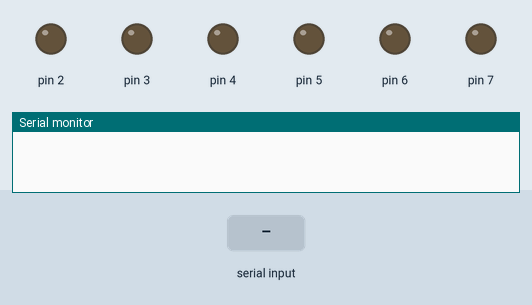
Simulated run of this sketch. Board: Arduino Uno, built with avr-gcc and run on an emulated ATmega328P. Parts: output pins drawn as LEDs (lit = HIGH), the last lines printed to the serial monitor. The test bench sets the inputs (shaded band). Pins used as bus, display or sensor lines are not drawn.

Above: at 1.2 s.
1.3 s: "1\n" received over Serial
2.8 s: byte 10 ('\n') received over Serial
At 3.1 s:
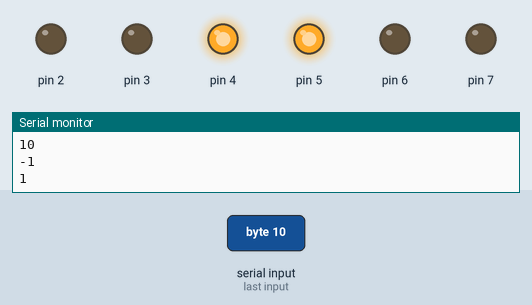
Timing chart, 0 to 5.8 s (numbered marks = the images above; inputs shaded):
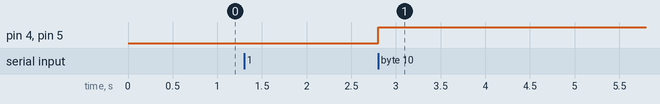

Measured:
- after the input at 2.8 s, pin 4, pin 5: LOW → HIGH at once

The sketch:

sketch_apr14d.ino
```cpp
// System Lib
#include <stdio.h>
#include <string.h>
#include <stdio.h>

// My Lib
#include "c:/mylib/my_arduino_lib.h"

// 32bit base (라즈, ARM프로세서)
int cnt = 0;  // short int

char d_buf[1000];

volatile char rx_end_flag = 0;
volatile char rx_cnt = 0;
volatile unsigned char rx_buf[20];

void com_chk() {
  rx_end_flag = 0;
  sprintf(d_buf, "%s", rx_buf);
  Serial.println(d_buf);

  PORTD = rx_buf[0]; // 그대로 들어옴

  // (d_buf[0] & 0x0f); // 비트연산처리됨!!
  // 4 ==> 0x34
  // 8 ==> 0x38
  // 0x34 ==> 0011 0100
  // 0x0f ==> 0000 1111 &연산
  // ---------------------
  //          0000 0100   ==> 3번핀에 신호가 들어옴!!

  // 0x38 ==> 0011 1000
  // 0x0f ==> 0000 1111 &연산
  // ---------------------
  //          0000 1000  ==> 4번핀에 신호가 들어옴!!


  memset(rx_buf, 0, sizeof(char)*20);
}

void setup() {
  Serial.begin(9600);

  DDRD = 0xff;

  // rx_buf 메모리를 0으로 초기화하는데 20byte까지만 초기화 한다.
  memset(rx_buf, 0, sizeof(char)*20);
}

// 1. memset
// void * memset ( void * ptr, int value, size_t num );
// memmove(ptr, 값, 메모리공간 크기)
// 메모리 블록을 채운다.  ptr로 시작하는 메모리 주소로부터 num 개의 바이트를 value 값으로 채운다.

// 2. memmove
// void * memmove ( void * destination, const void * source, size_t num );
// memmove(복사받을 메모리공간, 복사할 메모리공간, 메모리공간 크기)
// 복사 받을 메모리 공간에 복사할 메모리 공간을 복사할 크기만큼 복사한다.

void loop() {

  if(rx_end_flag == 1) com_chk();

  // cnt++;
  // PORTD = cnt;
  // sprintf(d_buf, "Counter=%4dEA\n", cnt);
  // Serial.write(d_buf);
  _delay_ms(50);

}

/* 시리얼 수신 ISR */
// 인터럽트 : 이벤트가 발생해야 호출함!!!
void serialEvent() {

  // volatile키워드를 사용안해도 무방하지만 인터럽트 사용시 형식상
  unsigned char buf;

  // 실습 8
  buf = Serial.read();

  Serial.println(Serial.read());

  if(buf == '\n') {
  //  if(buf == 0x0a) {
      rx_end_flag = 1;
      rx_cnt = 0;

  }else{
      rx_buf[rx_cnt] = buf;
      rx_cnt++;
  }
}
```
